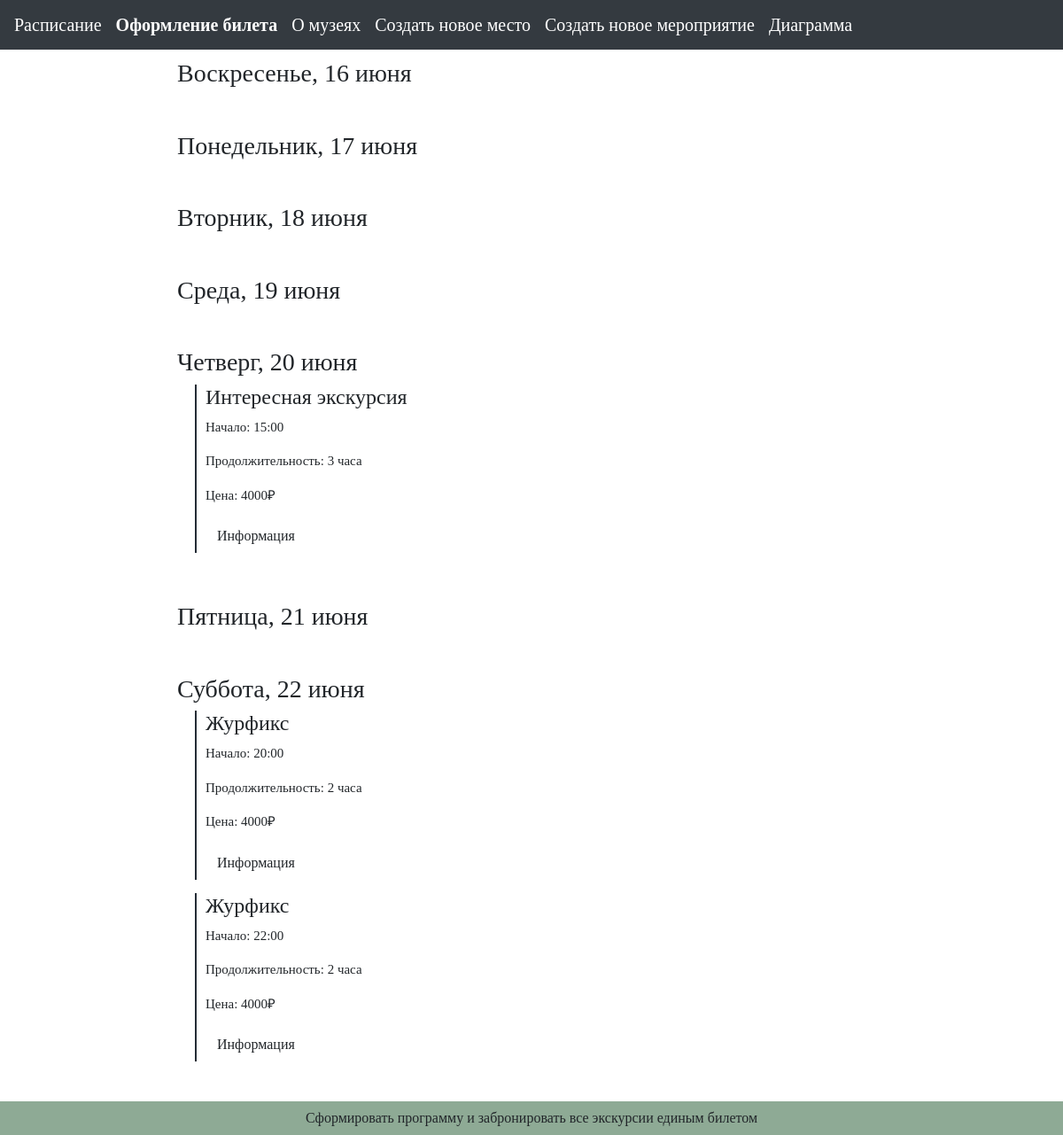
Page /all_museums/ on the earlier database version.
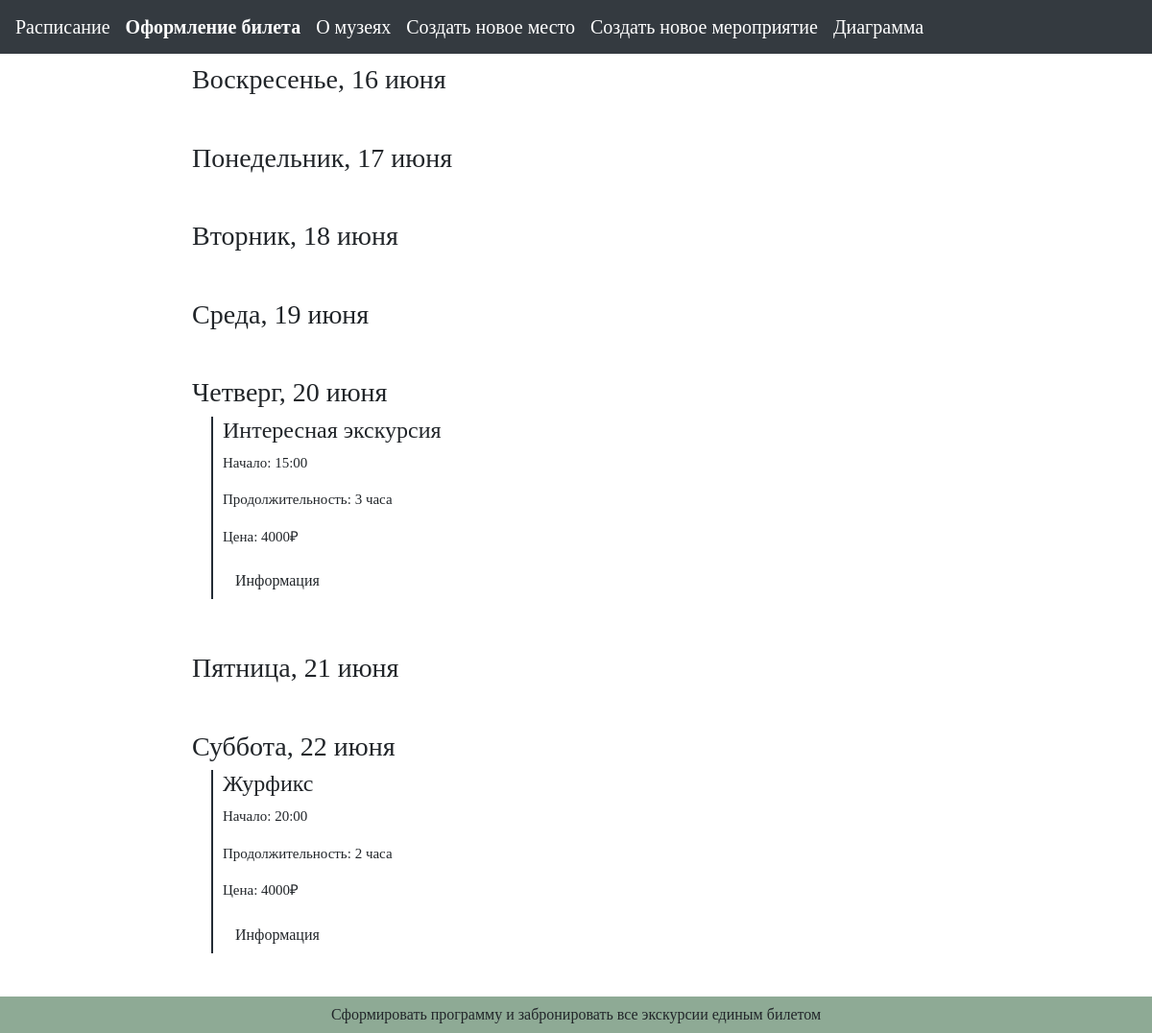
Same page on the later database version.
### first/models.py (models this page shows)
class Programm(models.Model):
    name = models.CharField(max_length=10000, default=None)
    length = models.IntegerField()
    month_start = models.IntegerField()
    day_start = models.IntegerField()
    hour_start = models.IntegerField()
    minute_start = models.IntegerField()
    periodicity = models.IntegerField()
    capacity = models.IntegerField()
    price_adult = models.IntegerField()
    price_children = models.IntegerField()
    price_invalid = models.IntegerField()
    discount_price_adult = models.IntegerField()
    discount_price_invalid = models.IntegerField()
    discount_price_children = models.IntegerField()
    parent = models.IntegerField()

### first/views.py (the view, shortened to what this page needs)
# urls.py: path('all_museums/', views.all_museums_page),
def all_museums_page(request):
    programms = list(Programm.objects.filter())
    now_weekday = datetime.now().isoweekday()
    now_month = date.today().month
    now_day = date.today().day
    now_hour = datetime.now().hour + 3
    now_minute = datetime.now().minute
    TIMESWEEK = 168
    days = ['Понедельник', 'Вторник', 'Среда', 'Четверг', 'Пятница', 'Суббота', 'Воскресенье']
    months = ["января", "февраля", "марта", "апреля", "мая", "июня", "июля", "августа", "сентября", "октября", "ноября",
              "декабря"]
    lst = dict()
    k = 0
    print(days[now_weekday - 1:len(days):])
    for i in days[now_weekday - 1:len(days):]:
        print(i)
        if now_month == 4 or now_month == 6 or now_month == 9 or now_month == 11:
            if now_day + k > 30:
                lst[f"{i}, {now_day + k - 30} {months[now_month - 1 + 1]}"] = []
            else:
                lst[f"{i}, {now_day + k} {months[now_month - 1]}"] = []
        k += 1
    for i in days[:now_weekday - 1]:
        if now_month == 4 or now_month == 6 or now_month == 9 or now_month == 11:
            if now_day + k > 30:
                lst[f"{i}, {now_day + k - 30} {months[now_month - 1 + 1]}"] = []
            else:
                lst[f"{i}, {now_day + k} {months[now_month - 1]}"] = []
        k += 1
    print(programms)
    for i in programms:
        change_time(i)
        if i.day_start - now_day <= 6:
            lst[list(lst.keys())[i.day_start - now_day]].append(
                [i.name, str(i.hour_start).zfill(2), str(i.minute_start).zfill(2), i.length, i.price_adult, i.id])
    for i in lst:
        lst[i] = sorted(lst[i], key=lambda x: x[1])
        lst[i] = sorted(lst[i], key=lambda x: x[2])
    res = []
    for i in lst:
        pr = {
            "day": i,
            "value": []
        }
        for j in lst[i]:
            pr["value"].append({
                "name": j[0],
                "time": f"{j[1]}:{j[2]}",
                "capacity": j[3],
                "price": j[4],
                "id": j[5]
            })
        res.append(pr)
    context = {
        "lst": res
    }
    if request.method == "POST":
        print("done")
        print(request.POST)
        return redirect('/one_revers')
    print(lst)
    return render(request, "all_museums.html", context)

### first/templates/all_museums.html (shortened to what this page needs)
<!DOCTYPE html>
<html lang="en">
<head>
    <link rel="stylesheet" href="https://stackpath.bootstrapcdn.com/bootstrap/4.5.2/css/bootstrap.min.css">
</head>
<body>
    <nav class="navbar navbar-expand-lg navbar-dark bg-dark">
        <a class="navbar-brand" href="/admin">Расписание</a>
        <a class="navbar-brand" href=""><b>Оформление билета</b></a>
        <a class="navbar-brand" href="/museum_info">О музеях</a>
        <a class="navbar-brand" href="/upload_place">Создать новое место</a>
        <a class="navbar-brand" href="/upload_programm">Создать новое мероприятие</a>
        <a class="navbar-brand" href="/plot">Диаграмма</a>
    </nav>
    <div class="timeline">
        {% for i in lst %}
        <div class="day">
            <h3>{{ i.day }}</h3>
            {% for j in i.value %}
            <div class="event">
                <h4>{{ j.name }}</h4>
                <p>Начало: {{ j.time }} </p>
                <p>Продолжительность: {{ j.capacity }} часа</p>
                <p>Цена: {{ j.price }}₽</p>
                <form action="/registr/{{ j.id }}" target="_blank">
                <button class="btn">Информация</button>
            </form>
            </div>
            {% endfor %}
        </div>
        {% endfor %}
        </div>
    <form id="one_ticket" action="/admin_reserv">
        <button class="btn" >Сформировать программу и забронировать все экскурсии единым билетом</button>
    </form>
</body>
</html>

Differences in the rows shown:
removed Programm: name "Журфикс"
Other differences:
list line gone: "Начало: 22:00 Продолжительность: 2 часа Цена: 4000 ₽ Информация"
